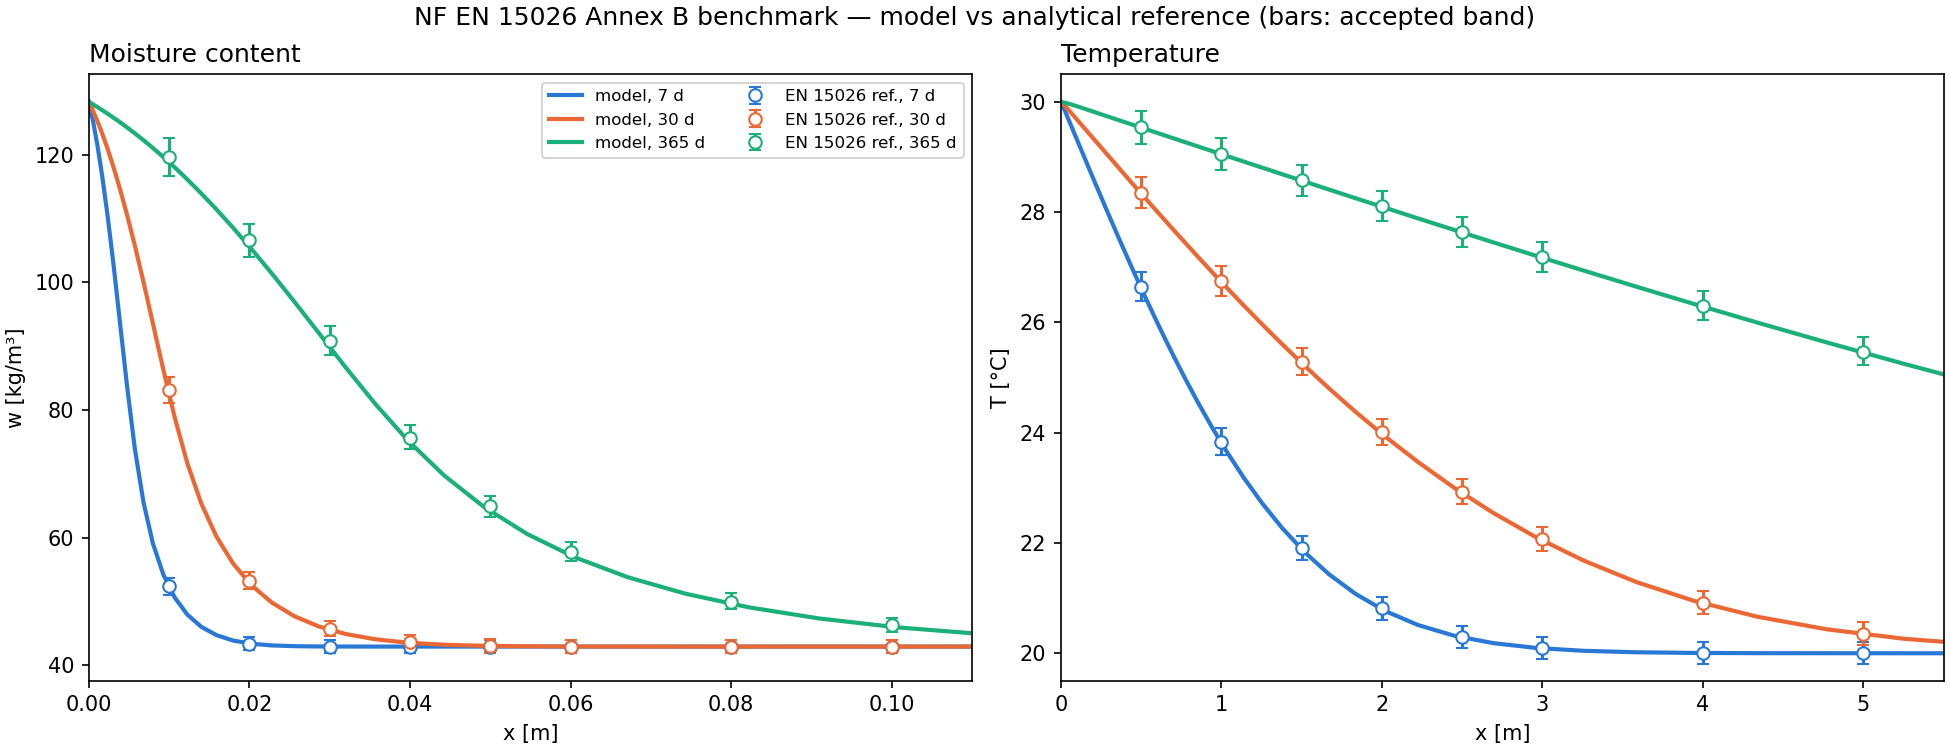

Reproduce this figure in Python.
# -*- coding: utf-8 -*-
"""
en15026.py
==========
NF EN 15026 (2007), Annex B (normative) — benchmark of coupled heat and moisture transfer.

Semi-infinite homogeneous layer, initially at 20 °C / 50 % RH. At t = 0 the surface is set to
30 °C / 95 % RH (no surface resistance, no rain). Moisture-content and temperature profiles after
7, 30 and 365 days are compared with the analytical solution of J. Claesson (Tables B.1 and B.2);
accepted deviation: ±2.5 % for the moisture content, ±1 % for the temperature.

Material (Annex B.2), properties evaluated at T = Tref = 293.15 K:
    w(phi)  = wsat / (1 + (8e-8 · s)^1.6)^0.375,   s = -Rw·T·rho_w·ln(phi),   wsat = 146 kg/m3
    delta_p = Mw/(R·T) · 26.1e-6/200 · (1 - w/wsat) / (0.503·(1 - w/wsat)^2 + 0.497)
    K       = exp(-39.2619 + 0.0704·(w-73) - 1.7420e-4·(w-73)^2 - 2.7953e-6·(w-73)^3
                  - 1.1566e-7·(w-73)^4 + 2.5969e-9·(w-73)^5)        liquid conductivity [kg/(m.s.Pa)]
    lambda  = 1.5 + 15.8·w/1000,   rho0·c0 = 1.84e6 J/(m3.K)

In the model the liquid flux is K·dPc/dx, i.e. the liquid-permeability term (delta_l) of the vapour-only
formulation (liq = 0) of wall_class.py.

    python validation/en15026.py
"""
import os, sys, time, csv
import numpy as np
import matplotlib
matplotlib.use ("Agg")
import matplotlib.pyplot as plt 

HERE = os.path.dirname(os.path.abspath(__file__))
sys.path.insert(0, os.path.dirname(HERE))

import library as lib
from wall_layer import WallLayer, register_material 
from wall_class import Wall

TREF, RW, RHO_W, WSAT = 293.15, 462.0, 1000.0, 146.0
DAYS = [7, 30, 365]


# Annex B tables B.1 (w) and B.2 (T): reference values of J. Claesson and accepted bands,
# read from en15026_annexB.csv (columns: quantity, day, x_m, min, ref, max)
TABLES_CSV = os.path.join(HERE, "en15026_annexB.csv")


def load_tables(path=TABLES_CSV):
    """Return {quantity: (x, {day: min}, {day: ref}, {day: max})} for quantity "w" and "T"."""
    with open(path, encoding="utf-8") as f:
        rows = list(csv.DictReader(line for line in f if line.strip() and not line.startswith("#")))
    tables = {}
    for q in ("w", "T"):
        sel = sorted((r for r in rows if r["quantity"] == q), key=lambda r: (int(r["day"]), float(r["x_m"])))
        x = sorted({float(r["x_m"]) for r in sel})
        per_day = lambda col: {d: [float(r[col]) for r in sel if int(r["day"]) == d]
                               for d in sorted({int(r["day"]) for r in sel})}
        tables[q] = (x, per_day("min"), per_day("ref"), per_day("max"))
    return tables


_TABLES = load_tables()
X_W, W_MIN, W_REF, W_MAX = _TABLES["w"]
X_T, T_MIN, T_REF, T_MAX = _TABLES["T"]
assert sorted(W_REF) == DAYS and sorted(T_REF) == DAYS, "en15026_annexB.csv must give the days 7, 30, 365"


def w_of_s(s):
    """Water retention curve, function of the suction s [Pa] only."""
    s = np.maximum(s, 0.0)                    # RH slightly above 1 in the numerical derivatives
    return WSAT / (1.0 + (8e-8 * s) ** 1.6) ** 0.375


def w_of_phi(phi, T=TREF):
    """Same curve expressed with RH: s = -Rw·T·rho_w·ln(phi) (Kelvin), at the local temperature T."""
    return w_of_s(-RW * np.asarray(T) * RHO_W * np.log(np.clip(phi, 1e-9, 1.0)))


class EN15026_Material:
    """NF EN 15026 Annex B benchmark material. The storage is a function of the suction, i.e. of the
    model's capillary pressure Pc = -rho_w·Rv·T·ln(RH) evaluated at the local temperature: a temperature
    change at constant Pc must not create or remove water."""
    def rho(T, RH):     return 1840.0
    def Cp(T, RH):      return 1000.0                        # rho0·c0 = 1.84e6 J/(m3.K)
    def w(T, RH):       return w_of_s(lib.Pc(T, RH))
    def k(T, RH):       return 1.5 + 15.8 * EN15026_Material.w(T, RH) / 1000.0

    def delta_p(T, RH):
        r = 1.0 - EN15026_Material.w(T, RH) / WSAT
        return 1.0 / (RW * T) * 26.1e-6 / 200.0 * r / (0.503 * r ** 2 + 0.497)

    def delta_l(T, RH):
        u = EN15026_Material.w(T, RH) - 73.0
        return np.exp(-39.2619 + 0.0704 * u - 1.7420e-4 * u ** 2 - 2.7953e-6 * u ** 3
                      - 1.1566e-7 * u ** 4 + 2.5969e-9 * u ** 5)

    def Dw(T, RH):      return 0.0


register_material("EN15026_Material", EN15026_Material)


def run(depth=30.0, h=1e5, hm=1e-5, dt_steps=((2, 60.0), (30, 600.0), (365, 1800.0))):
    """Semi-infinite layer approximated by `depth` m with a graded mesh (0.5 mm at the surface).
    dt_steps: (until day, time step [s]) pairs. Returns x and the T [°C], w [kg/m3] profiles."""
    layer = WallLayer(["EN15026_Material"], [depth], Mesh_Opt=1, liq=0)
    wall = Wall(layer, h_ext=h, hm_ext=hm, h_int=h, hm_int=hm, T_init=TREF, RH_init=0.50)
    out, t = {}, 0.0
    for day in DAYS:
        while t < day * 86400 - 1e-6:
            dt = next(d for until, d in dt_steps if t < until * 86400 - 1e-6)
            wall.step(303.15, 0.95, TREF, 0.50, dt, store=False)       # far face kept at the initial state
            t += dt
        out[day] = ((wall.T.flatten() - 273.15).copy(), layer.w(wall.T, wall.RH).flatten().copy())
    return layer.x_pos.copy(), out


def check(x, out):
    ok_all = True
    print(f"\n{'':10}{'moisture content w [kg/m3]':^60}")
    for d in DAYS:
        T, w = out[d]
        wm = np.interp(X_W, x, w)
        Tm = np.interp(X_T, x, T)
        okw = [lo <= v <= hi for v, lo, hi in zip(wm, W_MIN[d], W_MAX[d])]
        okT = [lo <= v <= hi for v, lo, hi in zip(Tm, T_MIN[d], T_MAX[d])]
        ok_all &= all(okw) and all(okT)
        print(f"  {d:>3} d  w: " + " ".join(f"{v:6.1f}{'' if o else '*'}" for v, o in zip(wm, okw))
              + f"   max dev {np.max(np.abs(wm / np.array(W_REF[d]) - 1)) * 100:4.1f} %")
        print(f"         T: " + " ".join(f"{v:6.2f}{'' if o else '*'}" for v, o in zip(Tm, okT))
              + f"   max dev {np.max(np.abs(Tm / np.array(T_REF[d]) - 1)) * 100:4.2f} %")
    print("  (* = outside the accepted band)")
    print("RESULT:", "PASS — all values within the EN 15026 tolerances" if ok_all else "FAIL")
    return ok_all


def plot(x, out, path):
    fig, (a, b) = plt.subplots(1, 2, figsize=(13, 5), constrained_layout=True)
    for d, c in zip(DAYS, ["#2A78D6", "#EB6834", "#1BAF7A"]):
        T, w = out[d]
        a.plot(x, w, color=c, lw=2, label=f"model, {d} d")
        a.errorbar(X_W, W_REF[d], yerr=[np.subtract(W_REF[d], W_MIN[d]), np.subtract(W_MAX[d], W_REF[d])],
                   fmt="o", color=c, mfc="white", capsize=3, label=f"EN 15026 ref., {d} d")
        b.plot(x, T, color=c, lw=2)
        b.errorbar(X_T, T_REF[d], yerr=[np.subtract(T_REF[d], T_MIN[d]), np.subtract(T_MAX[d], T_REF[d])],
                   fmt="o", color=c, mfc="white", capsize=3)
    a.set_xlim(0, 0.11); a.set_xlabel("x [m]"); a.set_ylabel("w [kg/m³]"); a.legend(fontsize=8, ncol=2)
    b.set_xlim(0, 5.5); b.set_ylim(19.5, 30.5); b.set_xlabel("x [m]"); b.set_ylabel("T [°C]")
    a.set_title("Moisture content", loc="left"); b.set_title("Temperature", loc="left")
    fig.suptitle("NF EN 15026 Annex B benchmark — model vs analytical reference (bars: accepted band)")
    fig.savefig(path, dpi=150)


def main():
    t0 = time.time()
    x, out = run()
    print(f"model: {len(x)} nodes, {time.time() - t0:.0f} s", flush=True)
    check(x, out)
    path = os.path.join(HERE, "en15026.png")
    plot(x, out, path)
    print("figure:", path)


if __name__ == "__main__":
    main()
